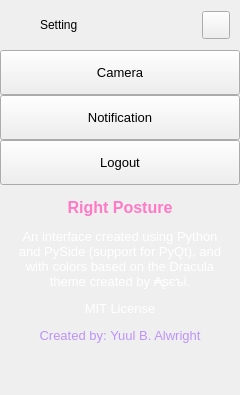
        <widget class="QFrame" name="extraLeftBox">
         <property name="minimumSize">
          <size>
           <width>0</width>
           <height>0</height>
          </size>
         </property>
         <property name="maximumSize">
          <size>
           <width>0</width>
           <height>16777215</height>
          </size>
         </property>
         <property name="frameShape">
          <enum>QFrame::NoFrame</enum>
         </property>
         <property name="frameShadow">
          <enum>QFrame::Raised</enum>
         </property>
         <layout class="QVBoxLayout" name="extraColumLayout">
          <property name="spacing">
           <number>0</number>
          </property>
          <property name="leftMargin">
           <number>0</number>
          </property>
          <property name="topMargin">
           <number>0</number>
          </property>
          <property name="rightMargin">
           <number>0</number>
          </property>
          <property name="bottomMargin">
           <number>0</number>
          </property>
          <item>
           <widget class="QFrame" name="extraTopBg">
            <property name="minimumSize">
             <size>
              <width>0</width>
              <height>50</height>
             </size>
            </property>
            <property name="maximumSize">
             <size>
              <width>16777215</width>
              <height>50</height>
             </size>
            </property>
            <property name="frameShape">
             <enum>QFrame::NoFrame</enum>
            </property>
            <property name="frameShadow">
             <enum>QFrame::Raised</enum>
            </property>
            <layout class="QVBoxLayout" name="verticalLayout_5">
             <property name="spacing">
              <number>0</number>
             </property>
             <property name="leftMargin">
              <number>0</number>
             </property>
             <property name="topMargin">
              <number>0</number>
             </property>
             <property name="rightMargin">
              <number>0</number>
             </property>
             <property name="bottomMargin">
              <number>0</number>
             </property>
             <item>
              <layout class="QGridLayout" name="extraTopLayout">
               <property name="leftMargin">
                <number>10</number>
               </property>
               <property name="rightMargin">
                <number>10</number>
               </property>
               <property name="horizontalSpacing">
                <number>10</number>
               </property>
               <property name="verticalSpacing">
                <number>0</number>
               </property>
               <item row="0" column="0">
                <widget class="QFrame" name="extraIcon">
                 <property name="minimumSize">
                  <size>
                   <width>20</width>
                   <height>0</height>
                  </size>
                 </property>
                 <property name="maximumSize">
                  <size>
                   <width>20</width>
                   <height>20</height>
                  </size>
                 </property>
                 <property name="frameShape">
                  <enum>QFrame::NoFrame</enum>
                 </property>
                 <property name="frameShadow">
                  <enum>QFrame::Raised</enum>
                 </property>
                </widget>
               </item>
               <item row="0" column="1">
                <widget class="QLabel" name="extraLabel">
                 <property name="minimumSize">
                  <size>
                   <width>150</width>
                   <height>0</height>
                  </size>
                 </property>
                 <property name="text">
                  <string>Setting</string>
                 </property>
                </widget>
               </item>
               <item row="0" column="2">
                <widget class="QPushButton" name="extraCloseColumnBtn">
                 <property name="minimumSize">
                  <size>
                   <width>28</width>
                   <height>28</height>
                  </size>
                 </property>
                 <property name="maximumSize">
                  <size>
                   <width>28</width>
                   <height>28</height>
                  </size>
                 </property>
                 <property name="cursor">
                  <cursorShape>PointingHandCursor</cursorShape>
                 </property>
                 <property name="toolTip">
                  <string>Close left box</string>
                 </property>
                 <property name="text">
                  <string/>
                 </property>
                 <property name="icon">
                  <iconset resource="resources.qrc">
                   <normaloff>:/icons/images/icons/icon_close.png</normaloff>:/icons/images/icons/icon_close.png</iconset>
                 </property>
                 <property name="iconSize">
                  <size>
                   <width>20</width>
                   <height>20</height>
                  </size>
                 </property>
                </widget>
               </item>
              </layout>
             </item>
            </layout>
           </widget>
          </item>
          <item>
           <widget class="QFrame" name="extraContent">
            <property name="frameShape">
             <enum>QFrame::NoFrame</enum>
            </property>
            <property name="frameShadow">
             <enum>QFrame::Raised</enum>
            </property>
            <layout class="QVBoxLayout" name="verticalLayout_12">
             <property name="spacing">
              <number>0</number>
             </property>
             <property name="leftMargin">
              <number>0</number>
             </property>
             <property name="topMargin">
              <number>0</number>
             </property>
             <property name="rightMargin">
              <number>0</number>
             </property>
             <property name="bottomMargin">
              <number>0</number>
             </property>
             <item alignment="Qt::AlignTop">
              <widget class="QFrame" name="extraTopMenu">
               <property name="frameShape">
                <enum>QFrame::NoFrame</enum>
               </property>
               <property name="frameShadow">
                <enum>QFrame::Raised</enum>
               </property>
               <layout class="QVBoxLayout" name="verticalLayout_11">
                <property name="spacing">
                 <number>0</number>
                </property>
                <property name="leftMargin">
                 <number>0</number>
                </property>
                <property name="topMargin">
                 <number>0</number>
                </property>
                <property name="rightMargin">
                 <number>0</number>
                </property>
                <property name="bottomMargin">
                 <number>0</number>
                </property>
                <item>
                 <widget class="QPushButton" name="btn_Camera">
                  <property name="sizePolicy">
                   <sizepolicy hsizetype="Expanding" vsizetype="Fixed">
                    <horstretch>0</horstretch>
                    <verstretch>0</verstretch>
                   </sizepolicy>
                  </property>
                  <property name="minimumSize">
                   <size>
                    <width>0</width>
                    <height>45</height>
                   </size>
                  </property>
                  <property name="font">
                   <font>
                    <pointsize>10</pointsize>
                    <italic>false</italic>
                    <bold>false</bold>
                   </font>
                  </property>
                  <property name="cursor">
                   <cursorShape>PointingHandCursor</cursorShape>
                  </property>
                  <property name="layoutDirection">
                   <enum>Qt::LeftToRight</enum>
                  </property>
                  <property name="styleSheet">
                   <string notr="true">background-image: url(:/icons/images/icons/cil-camera.png);</string>
                  </property>
                  <property name="text">
                   <string>Camera</string>
                  </property>
                 </widget>
                </item>
                <item>
                 <widget class="QPushButton" name="btn_Notification">
                  <property name="sizePolicy">
                   <sizepolicy hsizetype="Expanding" vsizetype="Fixed">
                    <horstretch>0</horstretch>
                    <verstretch>0</verstretch>
                   </sizepolicy>
                  </property>
                  <property name="minimumSize">
                   <size>
                    <width>0</width>
                    <height>45</height>
                   </size>
                  </property>
                  <property name="font">
                   <font>
                    <pointsize>10</pointsize>
                    <italic>false</italic>
                    <bold>false</bold>
                   </font>
                  </property>
                  <property name="cursor">
                   <cursorShape>PointingHandCursor</cursorShape>
                  </property>
                  <property name="layoutDirection">
                   <enum>Qt::LeftToRight</enum>
                  </property>
                  <property name="styleSheet">
                   <string notr="true">background-image: url(:/icons/images/icons/cil-bell.png);</string>
                  </property>
                  <property name="text">
                   <string>Notification</string>
                  </property>
                 </widget>
                </item>
                <item>
                 <widget class="QPushButton" name="btn_Logout">
                  <property name="sizePolicy">
                   <sizepolicy hsizetype="Expanding" vsizetype="Fixed">
                    <horstretch>0</horstretch>
                    <verstretch>0</verstretch>
                   </sizepolicy>
                  </property>
                  <property name="minimumSize">
                   <size>
                    <width>0</width>
                    <height>45</height>
                   </size>
                  </property>
                  <property name="font">
                   <font>
                    <pointsize>10</pointsize>
                    <italic>false</italic>
                    <bold>false</bold>
                   </font>
                  </property>
                  <property name="cursor">
                   <cursorShape>PointingHandCursor</cursorShape>
                  </property>
                  <property name="layoutDirection">
                   <enum>Qt::LeftToRight</enum>
                  </property>
                  <property name="styleSheet">
                   <string notr="true">background-image: url(:/icons/images/icons/cil-account-logout.png);</string>
                  </property>
                  <property name="text">
                   <string>Logout</string>
                  </property>
                 </widget>
                </item>
               </layout>
              </widget>
             </item>
             <item>
              <widget class="QFrame" name="extraCenter">
               <property name="frameShape">
                <enum>QFrame::NoFrame</enum>
               </property>
               <property name="frameShadow">
                <enum>QFrame::Raised</enum>
               </property>
               <layout class="QVBoxLayout" name="verticalLayout_10">
                <item>
                 <widget class="QTextEdit" name="textEdit">
                  <property name="minimumSize">
                   <size>
                    <width>222</width>
                    <height>0</height>
                   </size>
                  </property>
                  <property name="styleSheet">
                   <string notr="true">background: transparent;</string>
                  </property>
                  <property name="frameShape">
                   <enum>QFrame::NoFrame</enum>
                  </property>
                  <property name="readOnly">
                   <bool>true</bool>
                  </property>
                  <property name="html">
                   <string>&lt;!DOCTYPE HTML PUBLIC &quot;-//W3C//DTD HTML 4.0//EN&quot; &quot;http://www.w3.org/TR/REC-html40/strict.dtd&quot;&gt;
&lt;html&gt;&lt;head&gt;&lt;meta name=&quot;qrichtext&quot; content=&quot;1&quot; /&gt;&lt;meta charset=&quot;utf-8&quot; /&gt;&lt;style type=&quot;text/css&quot;&gt;
p, li { white-space: pre-wrap; }
&lt;/style&gt;&lt;/head&gt;&lt;body style=&quot; font-family:'Segoe UI'; font-size:10pt; font-weight:400; font-style:normal;&quot;&gt;
&lt;p align=&quot;center&quot; style=&quot; margin-top:12px; margin-bottom:12px; margin-left:0px; margin-right:0px; -qt-block-indent:0; text-indent:0px;&quot;&gt;&lt;span style=&quot; font-size:12pt; font-weight:600; color:#ff79c6;&quot;&gt;Right Posture&lt;/span&gt;&lt;/p&gt;
&lt;p align=&quot;center&quot; style=&quot; margin-top:12px; margin-bottom:12px; margin-left:0px; margin-right:0px; -qt-block-indent:0; text-indent:0px;&quot;&gt;&lt;span style=&quot; color:#ffffff;&quot;&gt;An interface created using Python and PySide (support for PyQt), and with colors based on the Dracula theme created by ₳ʂєъί.&lt;/span&gt;&lt;/p&gt;
&lt;p align=&quot;center&quot; style=&quot; margin-top:12px; margin-bottom:12px; margin-left:0px; margin-right:0px; -qt-block-indent:0; text-indent:0px;&quot;&gt;&lt;span style=&quot; color:#ffffff;&quot;&gt;MIT License&lt;/span&gt;&lt;/p&gt;
&lt;p align=&quot;center&quot; style=&quot; margin-top:12px; margin-bottom:12px; margin-left:0px; margin-right:0px; -qt-block-indent:0; text-indent:0px;&quot;&gt;&lt;span style=&quot; color:#bd93f9;&quot;&gt;Created by: &lt;/span&gt;&lt;span style=&quot; font-family:'JetBrains Mono,monospace'; font-size:9.8pt; color:#bd93f9;&quot;&gt;Yuul B. Alwright&lt;/span&gt;&lt;/p&gt;&lt;/body&gt;&lt;/html&gt;</string>
                  </property>
                 </widget>
                </item>
               </layout>
              </widget>
             </item>
             <item>
              <widget class="QFrame" name="extraBottom">
               <property name="frameShape">
                <enum>QFrame::NoFrame</enum>
               </property>
               <property name="frameShadow">
                <enum>QFrame::Raised</enum>
               </property>
              </widget>
             </item>
            </layout>
           </widget>
          </item>
         </layout>
        </widget>
